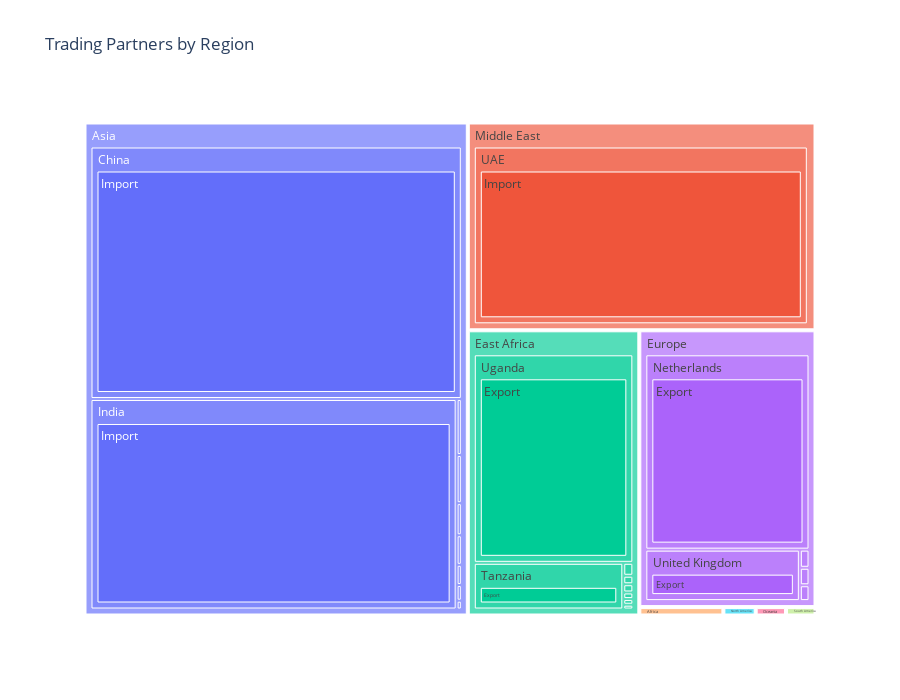

Here is the notebook cell this chart was saved with:
### Markdown cell above
### 4. TREEMAP OF TRADING PARTNERS

### Code cell
partner_data = df.groupby(['Partner_Country', 'Partner_Region', 'Trade_Type'])['Value_USD_Million'].sum().reset_index()
fig = px.treemap(partner_data, path=['Partner_Region', 'Partner_Country', 'Trade_Type'],
                values='Value_USD_Million', title='Trading Partners by Region', height=700)
fig.show()

### Figure 1 — Plotly figure (JSON) as saved in the notebook; plotly's stock layout.template omitted (floating-point values rounded to 4 significant figures)
{"data": [{"branchvalues": "total", "domain": {"x": [0, 1], "y": [0, 1]}, "hovertemplate": "labels=%{label}<br>Value_USD_Million=%{value}<br>parent=%{parent}<br>id=%{id}<extra></extra>", "ids": ["South America/Argentina/Import", "Oceania/Australia/Import", "South America/Brazil/Import", "East Africa/Burundi/Export", "North America/Canada/Import", "Asia/China/Import", "Africa/DRC/Export", "East Africa/Djibouti/Export", "Africa/Egypt/Export", "East Africa/Ethiopia/Export", "Europe/Germany/Export", "Europe/Germany/Import", "Asia/India/Import", "Asia/Indonesia/Import", "Asia/Japan/Import", "Africa/Madagascar/Export", "Africa/Malawi/Export", "Asia/Malaysia/Import", "Africa/Mozambique/Export", "Europe/Netherlands/Export", "Oceania/New Zealand/Import", "Asia/Pakistan/Export", "Europe/Russia/Import", "East Africa/Rwanda/Export", "Middle East/Saudi Arabia/Import", "East Africa/Somalia/Export", "Asia/South Korea/Import", "East Africa/South Sudan/Export", "Africa/Sudan/Export", "East Africa/Tanzania/Export", "Asia/Thailand/Import", "Europe/Turkey/Import", "Middle East/UAE/Import", "East Africa/Uganda/Export", "Europe/United Kingdom/Export", "Asia/Vietnam/Import", "Africa/Zambia/Export", "South America/Argentina", "Oceania/Australia", "South America/Brazil", "East Africa/Burundi", "North America/Canada", "Asia/China", "Africa/DRC", "East Africa/Djibouti", "Africa/Egypt", "East Africa/Ethiopia", "Europe/Germany", "Asia/India", "Asia/Indonesia", "Asia/Japan", "Africa/Madagascar", "Africa/Malawi", "Asia/Malaysia", "Africa/Mozambique", "Europe/Netherlands", "Oceania/New Zealand", "Asia/Pakistan", "Europe/Russia", "East Africa/Rwanda", "Middle East/Saudi Arabia", "East Africa/Somalia", "Asia/South Korea", "East Africa/South Sudan", "Africa/Sudan", "East Africa/Tanzania", "Asia/Thailand", "Europe/Turkey", "Middle East/UAE", "East Africa/Uganda", "Europe/United Kingdom", "Asia/Vietnam", "Africa/Zambia", "South America", "Oceania", "East Africa", "North America", "Asia", "Africa", "Europe", "Middle East"], "labels": ["Import", "Import", "Import", "Export", "Import", "Import", "Export", "Export", "Export", "Export", "Export", "Import", "Import", "Import", "Import", "Export", "Export", "Import", "Export", "Export", "Import", "Export", "Import", "Export", "Import", "Export", "Import", "Export", "Export", "Export", "Import", "Import", "Import", "Export", "Export", "Import", "Export", "Argentina", "Australia", "Brazil", "Burundi", "Canada", "China", "DRC", "Djibouti", "Egypt", "Ethiopia", "Germany", "India", "Indonesia", "Japan", "Madagascar", "Malawi", "Malaysia", "Mozambique", "Netherlands", "New Zealand", "Pakistan", "Russia", "Rwanda", "Saudi Arabia", "Somalia", "South Korea", "South Sudan", "Sudan", "Tanzania", "Thailand", "Turkey", "UAE", "Uganda", "United Kingdom", "Vietnam", "Zambia", "South America", "Oceania", "East Africa", "North America", "Asia", "Africa", "Europe", "Middle East"], "name": "", "parents": ["South America/Argentina", "Oceania/Australia", "South America/Brazil", "East Africa/Burundi", "North America/Canada", "Asia/China", "Africa/DRC", "East Africa/Djibouti", "Africa/Egypt", "East Africa/Ethiopia", "Europe/Germany", "Europe/Germany", "Asia/India", "Asia/Indonesia", "Asia/Japan", "Africa/Madagascar", "Africa/Malawi", "Asia/Malaysia", "Africa/Mozambique", "Europe/Netherlands", "Oceania/New Zealand", "Asia/Pakistan", "Europe/Russia", "East Africa/Rwanda", "Middle East/Saudi Arabia", "East Africa/Somalia", "Asia/South Korea", "East Africa/South Sudan", "Africa/Sudan", "East Africa/Tanzania", "Asia/Thailand", "Europe/Turkey", "Middle East/UAE", "East Africa/Uganda", "Europe/United Kingdom", "Asia/Vietnam", "Africa/Zambia", "South America", "Oceania", "South America", "East Africa", "North America", "Asia", "Africa", "East Africa", "Africa", "East Africa", "Europe", "Asia", "Asia", "Asia", "Africa", "Africa", "Asia", "Africa", "Europe", "Oceania", "Asia", "Europe", "East Africa", "Middle East", "East Africa", "Asia", "East Africa", "Africa", "East Africa", "Asia", "Europe", "Middle East", "East Africa", "Europe", "Asia", "Africa", "", "", "", "", "", "", "", ""], "type": "treemap", "values": [32.1, 34.8, 29.4, 16.9, 67.4, 25560.0, 31.8, 19.8, 8.9, 38.7, 15.6, 34.7, 21020.0, 41.7, 78.9, 23.7, 28.9, 67.8, 21.4, 9573.0, 28.6, 12.4, 45.6, 25.4, 89.3, 14.3, 45.2, 24.6, 18.7, 2080.0, 22.1, 52.3, 17830.0, 9914.0, 2373.0, 28.4, 42.1, 32.1, 34.8, 29.4, 16.9, 67.4, 25560.0, 31.8, 19.8, 8.9, 38.7, 50.3, 21020.0, 41.7, 78.9, 23.7, 28.9, 67.8, 21.4, 9573.0, 28.6, 12.4, 45.6, 25.4, 89.3, 14.3, 45.2, 24.6, 18.7, 2080.0, 22.1, 52.3, 17830.0, 9914.0, 2373.0, 28.4, 42.1, 61.5, 63.4, 12130.0, 67.4, 46870.0, 175.5, 12090.0, 17920.0]}], "layout": {"height": 700, "legend": {"tracegroupgap": 0}, "title": {"text": "Trading Partners by Region"}}}
